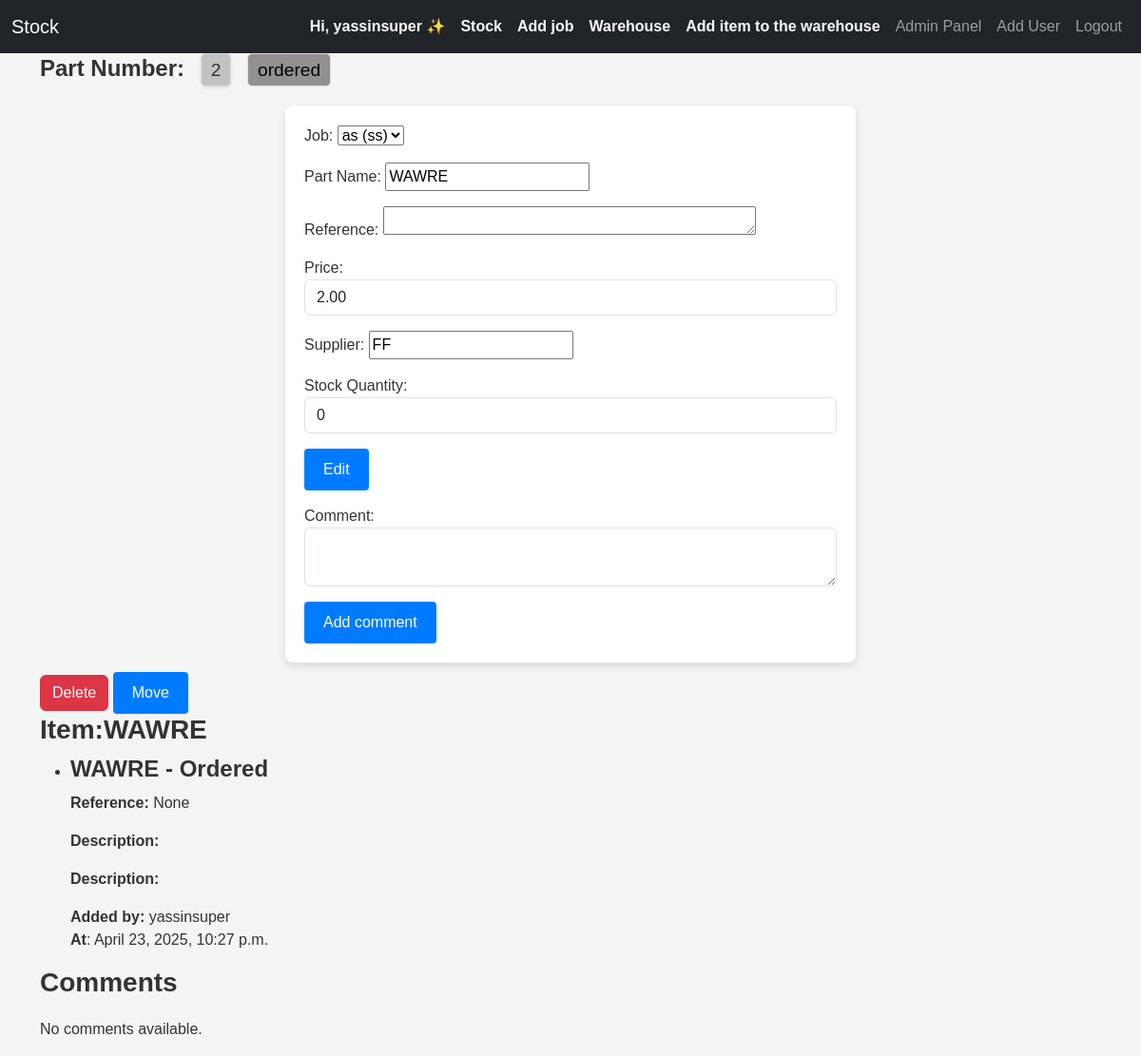
Before: /witem/10/ (signed in) with the older database file.
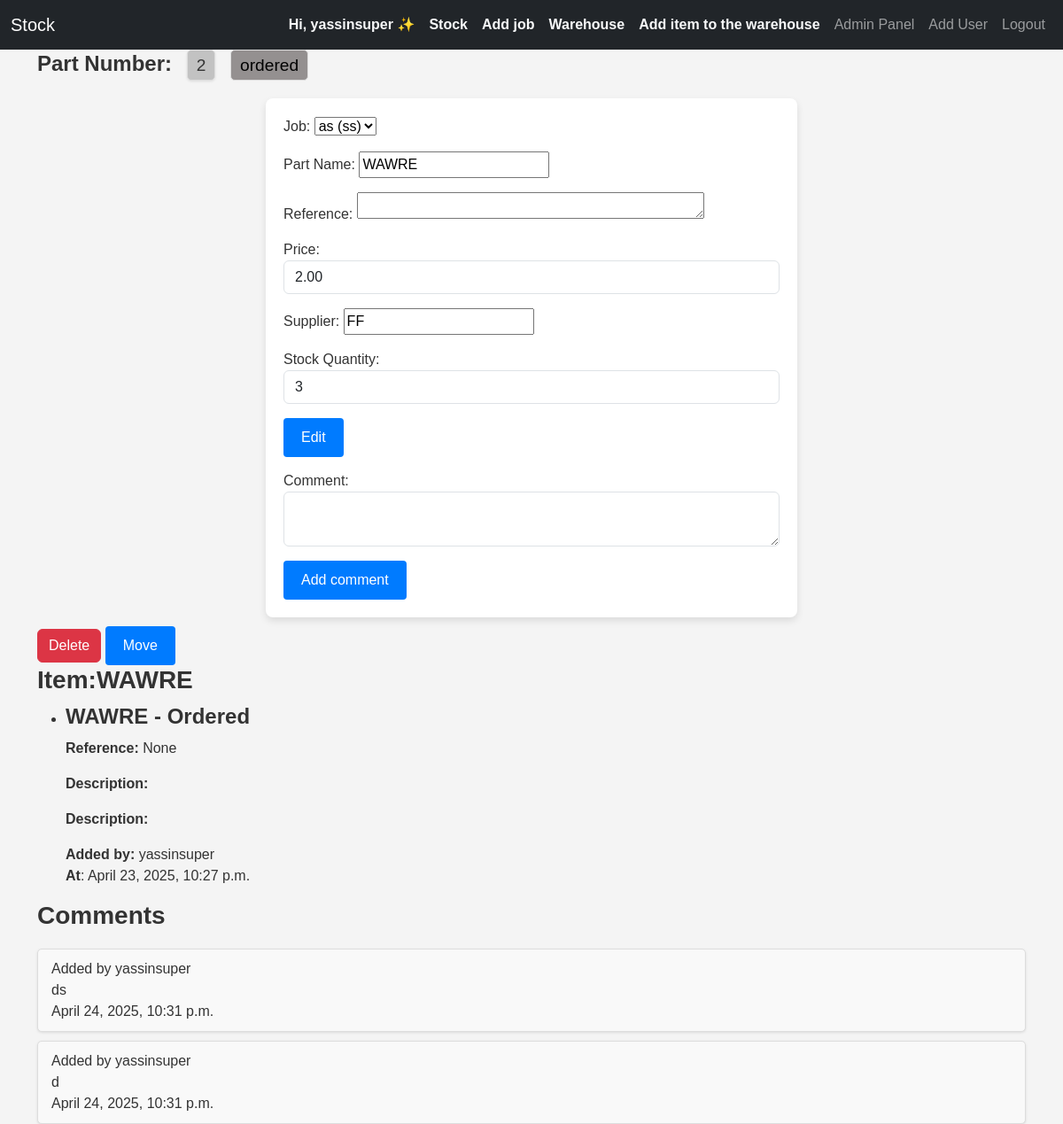
After: the same page with the newer database file.
### inventory/models.py (models this page shows, shortened)
class Item(models.Model):
    CHOICES=[
        ('ordered', 'Ordered'),
        ('arrived', 'Arrived'),
        ('not_ordered','Not ordered'),
    ]
    job = models.ForeignKey(
        Job,
        on_delete=models.CASCADE,
        null=True,
        blank=True,
        related_name="items"
    )
    name=models.CharField(max_length=70)
    part_number=models.TextField(max_length=30)
    reference=models.TextField(blank=True,null=True,max_length=40)
    price=models.DecimalField(max_digits=10, decimal_places=2)
    supplier=models.CharField(max_length=70)
    status=models.CharField(max_length=20,choices=CHOICES,default="not_ordered")
    company=models.ForeignKey(Company,on_delete=models.CASCADE,related_name="item_company")
    added_date=models.DateTimeField(auto_now_add=True)
    added_by=models.ForeignKey(CustomUser, on_delete=models.DO_NOTHING, null=True, blank=True, related_name="added_by_user")
    is_warehouse_item=models.BooleanField(default=False)
    is_moved_to_warehouse=models.BooleanField(default=False)
    warehouse_quantity=models.PositiveSmallIntegerField(default=0)
    job_quantity=models.PositiveSmallIntegerField(default=0)
    arrived_quantity=models.PositiveSmallIntegerField(default=0)
    is_used=models.BooleanField(default=False)
    notes=models.TextField(null=True, blank=True)

class CustomUser(AbstractUser):
    company = models.ForeignKey(Company, on_delete=models.CASCADE, null=True, blank=True, related_name="employeees")
    email = models.EmailField(unique=True)
    username = models.CharField(max_length=90, unique=False)
    groups = models.ManyToManyField('auth.Group', related_name='users')
    REQUIRED_FIELDS = ['username',]
    USERNAME_FIELD = 'email'
    class Meta:
        verbose_name_plural = 'users'
        ordering = ['id']

class Comment(models.Model):
    content_type = models.ForeignKey(ContentType, on_delete=models.CASCADE)  # Reference to the model (Job or Item)
    object_id = models.PositiveIntegerField()  # ID of the related object
    company=models.ForeignKey(Company, on_delete=models.CASCADE,related_name="comment_company")
    content_object = GenericForeignKey('content_type', 'object_id','company')  # Generic relationship
    comment = models.TextField(null=True, blank=True)
    added_date = models.DateTimeField(auto_now_add=True)
    added_by = models.ForeignKey(CustomUser, on_delete=models.DO_NOTHING, null=False, blank=False, related_name="added_by")
    class Meta:
        ordering = ['-added_date']
    def __str__(self):
        return self.comment#[:20] + "..." if len(self.comment) > 20 else self.comment

### inventory/views.py (the view, shortened to what this page needs)
# urls.py: path('witem/<int:pk>/',views.update_warehouse_item,name='update_warehouse_item'),
@login_required
def update_warehouse_item(request, pk):
    item = Item.objects.filter(company=request.user.company,id=pk)[0]
    form = ItemForm(instance=item,updating=True)
    handler=WareohuseFormHandler(form,)
    handler.set_form_fields()
    comments_form=CommentForm(initial={
        'content_type': ContentType.objects.get_for_model(Item),
        'object_id': item.id,
        'company': request.user.company,
        })
    comments= Comment.objects.filter(content_type=ContentType.objects.get_for_model(Item), object_id=item.id,company=request.user.company)
    context = {'form': form,'item': item,'comments_form':comments_form,"comments":comments}
    return render(request, 'inventory/update_item.html', context)

### inventory/forms.py
class CommentForm(forms.ModelForm):
    class Meta:
        model = Comment
        fields = ['comment', 'content_type', 'object_id']
        widgets = {
            'comment': forms.Textarea(attrs={'rows': 2, 'class': 'form-control'}),
            'content_type': forms.HiddenInput(),
            'object_id': forms.HiddenInput(),
            'company': forms.HiddenInput(),
        }

### inventory/models.py (called while the page is built)
    def __str__(self):
        return self.address +" ("+ str(self.parent_account)+") "

### inventory/myfunc.py (called while the page is built)
    def set_form_fields(self):
        self.form.fields['job_quantity'].widget=forms.HiddenInput()
        self.form.fields['arrived_quantity'].label="Stock Quantity"

### inventory/templatetags/custom_tags.py (called while the page is built)
@register.filter
def is_admin(user):
    if user.groups.filter(name='Admin').exists() or user.company.owner==user:
        return True
    return False

@register.filter
def is_owner(user):
    if user.is_authenticated and user.company.owner==user:
        return True
    return False

### templates/inventory/update_item.html (shortened to what this page needs)
{% extends 'inventory/base.html' %}
{% load static %}
{% block body %}
  <h2 style="margin-bottom: 20px; font-size: 1.5rem; font-weight: bold;">
    Part Number:
    <span style="
    display: inline-block;
    padding: 5px 10px;
    margin-left: 10px;
    font-size: 1.2rem;
    font-weight: normal;
    color: #333;
    background-color:rgba(182, 182, 182, 0.79);
    border: 1px solid #ddd;
    border-radius: 5px;
    box-shadow: 0 1px 3px rgba(0, 0, 0, 0.1);
  ">{{ item.part_number }}</span>
    {% if item.status == 'arrived' %}
      <span style="
    display: inline-block;
    padding: 5px 10px;
    margin-left: 10px;
    font-size: 1.2rem;
    font-weight: normal;
    color: #333;
    background-color:rgba(5, 122, 1, 0.79);
    border: 1px solid #ddd;
    border-radius: 5px;
    box-shadow: 0 1px 3px rgba(255, 255, 255, 0.1);
  ">{{ item.status }}</span>
    {% else %}
      <span style="
    display: inline-block;
    padding: 5px 10px;
    margin-left: 10px;
    font-size: 1.2rem;
    font-weight: normal;
    color: rgb(0, 0, 0);
    background-color:rgba(124, 119, 119, 0.79);
    border: 1px solid #ddd;
    border-radius: 5px;
    box-shadow: 0 1px 3px rgba(255, 253, 253, 0.1);
  ">{{ item.status }}</span>
    {% endif %}
  </h2>
  <section class="form-section">
    <form action="" method="POST" enctype="multipart/form-data" class="form-container">
      <div class="form-group">
        {{ form.as_p }}
        {% if not completed %}
          <div class="form-group">
            <button name="edit" type="submit" class="btn-submit">Edit</button>
          </div>
        {% endif %}
      </div>
      <form action="POST">
        <section class="form-section">
          <div class="form-group">{{ comments_form.as_p }}</div>
          <div>
            <button name="just_add_comment" type="submit" class="btn-submit">Add comment</button>
          </div>
        </section>
      </form>
    </form>
    {% if not completed %}
      <span>
        <form action="{% url 'update_item' item.id %}" method="POST" class="delete-form" style="display: inline;">
          <button name="delete" type="submit" class="btn btn-danger">Delete</button>
          <button name="move_item" type="submit" class="btn btn-submit">Move</button>
        </form>
      </span>
    {% endif %}
  </section>
  <section class="items-list">
    <h3><strong>Item</strong>:{{ item.name }}</h3>
    <ul class="item-items">
      <li class="item-item">
        <div class="item-info">
          <h4>{{ item.name }} - {{ item.get_status_display }}</h4>
          <p>
            <strong>Reference:</strong> {{ item.reference }}
          </p>
          <p>
            <strong>Description:</strong> {{ item.description }}
          </p>
          <p>
            <strong>Description:</strong> {{ item.description }}
          </p>
          <p>
            <strong>Added by:</strong> {{ item.added_by.username }} <br /><strong>At</strong>: {{ item.added_date }}
          </p>
        </div>
      </li>
    </ul>
  </section>
  <section>
    <h3>Comments</h3>
    <div class="comments-container">
      {% for comment in comments %}
        <div class="comment-card">
          <span>Added by {{ comment.added_by.username }}</span>
          <p>{{ comment }}</p>
          <span>{{ comment.added_date }}</span>
        </div>
      {% empty %}
        <p>No comments available.</p>
      {% endfor %}
    </div>
  </section>
  <link rel="stylesheet" href="{% static 'css/style.css' %}" />
{% endblock %}

Changed rows visible on the page:
changed Item "WAWRE": arrived_quantity "0" → "3"
added Comment: added_by.username "yassinsuper", comment "ds", added_date "April 24, 2025, 10:31 p.m."
added Comment: added_by.username "yassinsuper", comment "d", added_date "April 24, 2025, 10:31 p.m."
Other visible differences:
text no longer shown: "No comments available."
